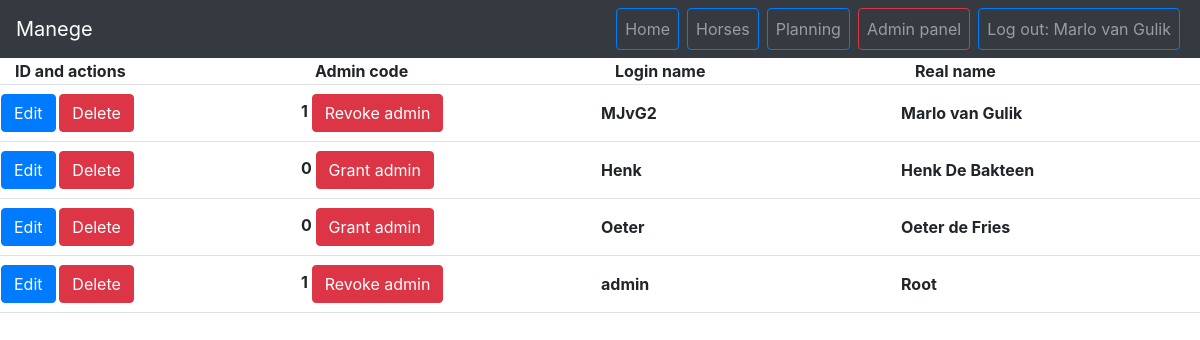
Page /adminPanel/userManagement (signed in) on the committed database.
### tables this page shows
CREATE TABLE `riders` (
  `id` int(11) NOT NULL,
  `admin` int(1) NOT NULL DEFAULT 0,
  `login-name` varchar(30) NOT NULL,
  `name` varchar(30) NOT NULL,
  `address` text NOT NULL,
  `phonenumber` int(11) NOT NULL,
  `password` text NOT NULL
);

### core/core.php (called while the page is built, shortened)
<?php
function createConn() {
    $conn = NULL;
    try {
        $conn = new PDO(DB_TYPE . ':host=' . DB_HOST . ';dbname=' . DB_NAME . ';charset=' . DB_CHARSET, DB_USER, DB_PASS);
    } catch(PDOexception $exception) {
        echo $exception;
        return NULL;
    }
    return $conn;
}
function DBcommand($statement, $args) {
	$connection = createConn();
	if($connection != NULL) {
		$execStatement = $connection->prepare($statement);
		$execStatement->execute($args);
		$output = [
			'output' => $execStatement->fetchAll(),
			'errorCode' => $execStatement->errorCode()
		];
		return $output;
	}
}
function render($filename, $data = null)
{
	require(ROOT . 'view/templates/header.php');
	require(ROOT . 'view/' . $filename . '.php');
	require(ROOT . 'view/templates/footer.php');
}

### controller/adminpanelController.php (called while the page is built, shortened)
<?php
function userManagement() {
    render("admin/userManagement", array(
        'users' => getAllUsers()
    ));
}

### public/index.php (called while the page is built, shortened)
<?php
require(ROOT . "core/route.php");
require(ROOT . "core/core.php");
route();

### model/adminPanelModel.php (called while the page is built, shortened)
<?php
function getAllUsers() {
    return DBcommand("SELECT `name`, `login-name`, `admin`, `id` FROM riders", [])['output'];
}

### view/admin/userManagement.php (the view, shortened to what this page needs)
<div>
    <table class="col-12">
        <thead>
            <tr class="border-bottom">
                <th class="col-3">ID and actions</th>
                <th class="col-3">Admin code</th>
                <th class="col-3">Login name</th>
                <th class="col-3">Real name</th>
            </tr>
        </thead>
        <tbody>
            <?php foreach($users as $tmpUser) { ?>
                <tr class="border-bottom">
                    <th>
                        <a class="btn btn-primary my-2" href="<?= URL . "adminPanel/editUser/" . $tmpUser['id'] ?>">Edit</a>
                        <form action="<?= URL ?>adminPanel/deleteUser" method="post" class="d-inline">
                            <input type="submit" value="Delete" class="btn btn-danger my-2">
                        </form>
                    </th>
                    <th>
                        <?= $tmpUser['admin'] ?>
                        <?php if($tmpUser['admin'] > 0) { ?>
                            <form action="<?= URL ?>adminPanel/revokeAdmin" method="post" class="d-inline">
                                <input type="submit" value="Revoke admin" class="btn btn-danger my-2">
                            </form>
                        <?php } else { ?>
                            <form action="<?= URL ?>adminPanel/grantAdmin" method="post" class="d-inline">
                                <input type="submit" value="Grant admin" class="btn btn-danger my-2">
                            </form>
                        <?php } ?>
                    </th>
                    <th><?= $tmpUser['login-name'] ?></th>
                    <th><?= $tmpUser['name'] ?></th>
                </tr>
            <?php } ?>
        </tbody>
    </table>
</div>

### core/route.php (shortened to what this page needs)
<?php
function route() {
	$url = splitUrl();
	if(LOGIN_ENABLED && !isset($_SESSION['loggedIn'])) {
		require(ROOT . 'controller/userportalController.php');
		if(isset($url['action'])) {
			if(function_exists($url['action'])) {
				call_user_func($url['action']);
			} else {
				call_user_func('register');
			}
		} else {
			call_user_func('register');
		}
	} elseif (!isset($url['controller']) || $url['controller'] == NULL) {
		require(ROOT . 'controller/' . DEFAULT_CONTROLLER . 'Controller.php');
		call_user_func('index');
	} elseif (file_exists(ROOT . 'controller/' . $url['controller'] . '.php')) {
		if (function_exists($url['action'])) {
			if ($url['params']) {
				call_user_func_array($url['action'], $url['params']);
			} else {
				call_user_func($url['action']);
			}
		} else {
			require(ROOT . 'controller/ErrorController.php');
			call_user_func('error_404_act');
		}
	} else {
		require(ROOT . 'controller/ErrorController.php');
		call_user_func('error_404_con');
	}
}
function splitUrl() {
	if ($start_url = getRequestedPath()) {
		$tmp_url = trim($start_url , "/");
		$tmp_url = filter_var($tmp_url, FILTER_SANITIZE_URL);
		$tmp_url = explode("/", $tmp_url);
		$url['controller'] = isset($tmp_url[0]) ? ucwords($tmp_url[0] . 'Controller') : null;
		$url['action'] = isset($tmp_url[1]) ? $tmp_url[1] : 'index';
		unset($tmp_url[0], $tmp_url[1]);
		$url['params'] = array_values($tmp_url);
		return $url;
	}
}
function getRequestedPath(){
    if(isset($_GET['apache']) ){
        if($_GET["url"] == "index.php"){
            return '';
        } else {
            return $_GET['url'];
        }
    } elseif ($_SERVER['PHP_SELF']){
        return $_SERVER['PHP_SELF'];
    } else {
        return false;
    }
}

### view/templates/header.php (shortened to what this page needs)
<!DOCTYPE html>
<html>
<head>
	<link rel="stylesheet" href="https://stackpath.bootstrapcdn.com/bootstrap/4.5.0/css/bootstrap.min.css">
</head>
<body>
	<nav class="navbar navbar-expand-lg navbar-dark bg-dark">
		<a href="<?= URL ?>home" class="navbar-brand">Manege</a>
		<ul class="navbar-nav ml-auto">
			<li class="nav-item mx-1"><a href="<?= URL ?>home" class="nav-link btn btn-outline-primary">Home</a></li>
			<li class="nav-item mx-1"><a href="<?= URL ?>horses" class="nav-link btn btn-outline-primary">Horses</a></li>
			<li class="nav-item mx-1"><a href="<?= URL ?>riders" class="nav-link btn btn-outline-primary">Planning</a></li>
			<?php if(isset($_SESSION['loggedInRName'])) {
				if($_SESSION['adminCode'] > 0) { ?>
					<li class="nav-item mx-1"><a href="<?= URL ?>adminPanel" class="nav-link btn btn-outline-danger">Admin panel</a></li>
				<?php } ?>
				<li class="nav-item mx-1"><a href="<?= URL ?>userportal/logout" class="nav-link btn btn-outline-primary">Log out: <?= $_SESSION['loggedInRName'] ?></a></li>
			<?php } ?>
		</ul>
	</nav>

### view/templates/footer.php
</body>
</html>

### rows in the picture
riders: admin "1", value "MJvG2", name "Marlo van Gulik"
riders: admin "0", value "Henk", name "Henk De Bakteen"
riders: admin "0", value "Oeter", name "Oeter de Fries"
riders: admin "1", value "admin", name "Root"

### other values in the picture
$_SESSION['loggedInRName'] "Marlo van Gulik"
